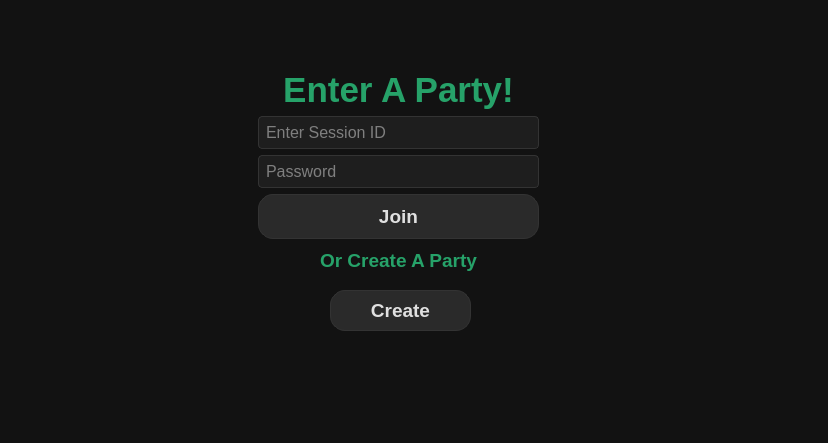
<?xml version="1.0" encoding="UTF-8"?>
<ui version="4.0">
 <class>Widget</class>
 <widget class="QWidget" name="Widget">
  <property name="geometry">
   <rect>
    <x>0</x>
    <y>0</y>
    <width>828</width>
    <height>443</height>
   </rect>
  </property>
  <property name="windowTitle">
   <string>Widget</string>
  </property>
  <property name="styleSheet">
   <string notr="true">/* Dark Fancy Theme */

QWidget {
    background-color: #121212;
    color: #E0E0E0;
    font-family: &quot;Poppins&quot;, &quot;Montserrat&quot;, &quot;Segoe UI&quot;, sans-serif;
    font-size: 12pt;
}

QMainWindow {
    background-color: #121212;
}

QMenuBar {
    background-color: #1E1E1E;
    color: #E0E0E0;
    border-bottom: 1px solid #292929;
    font-family: &quot;Poppins&quot;, sans-serif;
}

QMenuBar::item {
    background: transparent;
    padding: 5px 15px;
}

QMenuBar::item:selected {
    background: #333;
    border-radius: 5px;
}

QMenu {
    background-color: #1E1E1E;
    border: 1px solid #292929;
    font-family: &quot;Montserrat&quot;, sans-serif;
}

QMenu::item {
    padding: 8px 25px;
}

QMenu::item:selected {
    background-color: #333;
    border-radius: 5px;
}

QPushButton {
    background-color: #2A2A2A;
    border: 1px solid #333;
    border-radius: 15px;
    padding: 10px 20px;
    color: #E0E0E0;
    font-weight: bold;
    font-size: 14pt;
    font-family: &quot;Poppins&quot;, sans-serif;
    transition: background-color 0.3s, transform 0.2s;
}

QPushButton:hover {
    background-color: #444;
    transform: scale(1.05);
}

QPushButton:pressed {
    background-color: #666;
    transform: scale(0.95);
}

QLineEdit {
    background-color: #1E1E1E;
    border: 1px solid #333;
    border-radius: 4px;
    padding: 5px;
    color: #E0E0E0;
    font-family: &quot;Montserrat&quot;, sans-serif;
}

QTextEdit {
    background-color: #1E1E1E;
    border: 1px solid #333;
    border-radius: 4px;
    color: #E0E0E0;
    font-family: &quot;Montserrat&quot;, sans-serif;
}

QScrollBar:vertical {
    border: none;
    background: #1E1E1E;
    width: 10px;
    margin: 0px 0px 0px 0px;
}

QScrollBar::handle:vertical {
    background: #555;
    min-height: 20px;
    border-radius: 5px;
}

QScrollBar::add-line:vertical, QScrollBar::sub-line:vertical {
    background: none;
}

QStatusBar {
    background-color: #1E1E1E;
    border-top: 1px solid #292929;
    font-family: &quot;Poppins&quot;, sans-serif;
}

QComboBox {
    background-color: #1E1E1E;
    border: 1px solid #333;
    border-radius: 4px;
    padding: 5px;
    color: #E0E0E0;
    font-family: &quot;Montserrat&quot;, sans-serif;
}

QComboBox QAbstractItemView {
    background-color: #1E1E1E;
    selection-background-color: #444;
    border: 1px solid #333;
}
</string>
  </property>
  <widget class="QWidget" name="gridLayoutWidget">
   <property name="geometry">
    <rect>
     <x>258</x>
     <y>70</y>
     <width>281</width>
     <height>207</height>
    </rect>
   </property>
   <property name="styleSheet">
    <string notr="true"/>
   </property>
   <layout class="QGridLayout" name="gridLayout">
    <item row="3" column="0">
     <widget class="QPushButton" name="join_btn">
      <property name="styleSheet">
       <string notr="true"/>
      </property>
      <property name="text">
       <string>Join</string>
      </property>
     </widget>
    </item>
    <item row="0" column="0">
     <widget class="QLabel" name="label">
      <property name="styleSheet">
       <string notr="true"/>
      </property>
      <property name="text">
       <string>&lt;html&gt;&lt;head/&gt;&lt;body&gt;&lt;p align=&quot;center&quot;&gt;&lt;span style=&quot; font-size:26pt; font-weight:700; color:#26a269;&quot;&gt;Enter A Party!&lt;/span&gt;&lt;/p&gt;&lt;/body&gt;&lt;/html&gt;</string>
      </property>
     </widget>
    </item>
    <item row="4" column="0">
     <widget class="QLabel" name="label_2">
      <property name="styleSheet">
       <string notr="true"/>
      </property>
      <property name="text">
       <string>&lt;html&gt;&lt;head/&gt;&lt;body&gt;&lt;p align=&quot;center&quot;&gt;&lt;span style=&quot; font-size:14pt; font-weight:700; color:#26a269;&quot;&gt;Or Create A Party&lt;/span&gt;&lt;/p&gt;&lt;/body&gt;&lt;/html&gt;</string>
      </property>
     </widget>
    </item>
    <item row="1" column="0">
     <widget class="QLineEdit" name="sessionid_input">
      <property name="styleSheet">
       <string notr="true"/>
      </property>
      <property name="placeholderText">
       <string>Enter Session ID</string>
      </property>
     </widget>
    </item>
    <item row="2" column="0">
     <widget class="QLineEdit" name="password_input">
      <property name="styleSheet">
       <string notr="true"/>
      </property>
      <property name="placeholderText">
       <string>Password</string>
      </property>
     </widget>
    </item>
   </layout>
  </widget>
  <widget class="QPushButton" name="create_btn">
   <property name="geometry">
    <rect>
     <x>330</x>
     <y>290</y>
     <width>141</width>
     <height>41</height>
    </rect>
   </property>
   <property name="styleSheet">
    <string notr="true"/>
   </property>
   <property name="text">
    <string>Create</string>
   </property>
  </widget>
 </widget>
 <resources/>
 <connections/>
</ui>
